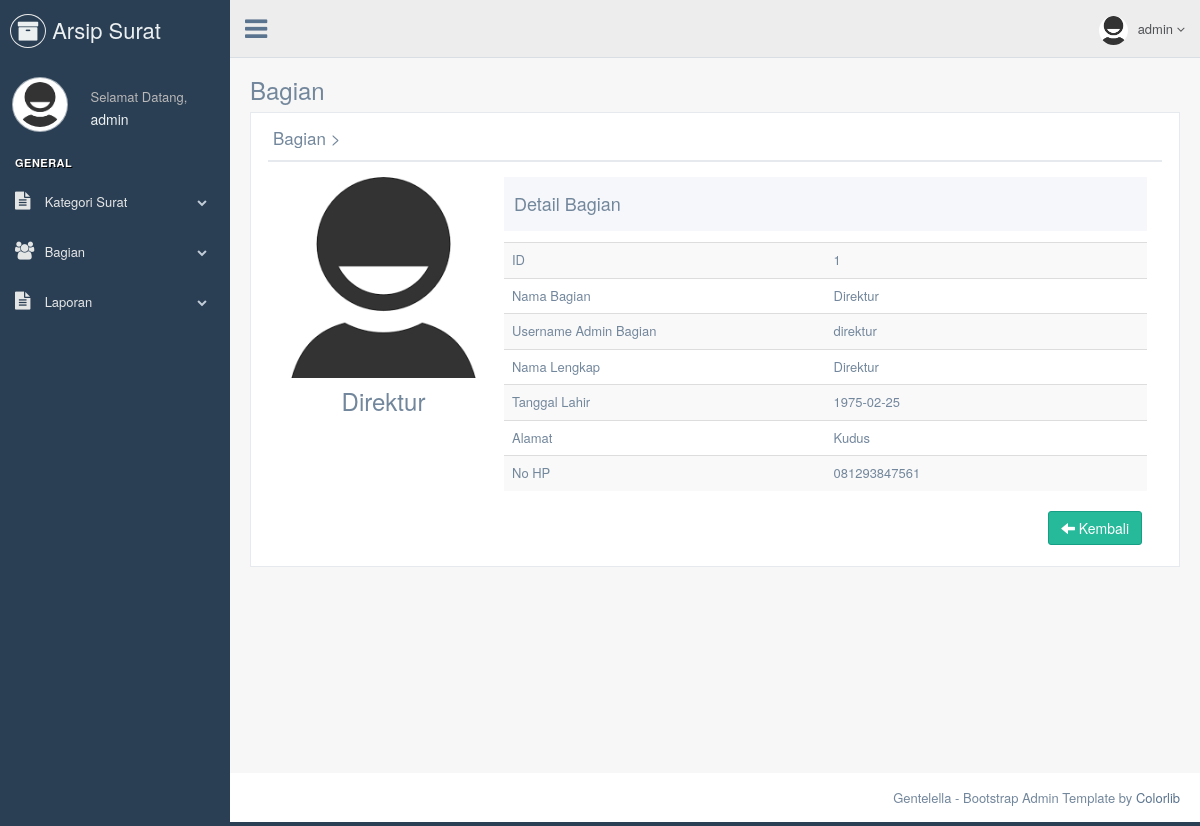
Screenshot of /admin/detail-bagian.php?id_bagian=1 (signed in) with the database file from the repository.
### tables this page shows
CREATE TABLE `tb_bagian` (
  `id_bagian` int(11) NOT NULL,
  `nama_bagian` varchar(120) NOT NULL,
  `username_admin_bagian` varchar(50) NOT NULL,
  `password_bagian` varchar(50) NOT NULL,
  `nama_lengkap` varchar(50) NOT NULL,
  `tanggal_lahir_bagian` date NOT NULL,
  `alamat` text NOT NULL,
  `no_hp_bagian` varchar(12) NOT NULL,
  `gambar` varchar(255) NOT NULL
);

### admin/detail-bagian.php (the view, shortened to what this page needs)
<!DOCTYPE html>
<html lang="en">
  <head>
    <link href="../assets/vendors/bootstrap/dist/css/bootstrap.min.css" rel="stylesheet">
    <link href="../assets/vendors/font-awesome/css/font-awesome.min.css" rel="stylesheet">
    <link href="../assets/vendors/nprogress/nprogress.css" rel="stylesheet">
    <link href="../assets/vendors/iCheck/skins/flat/green.css" rel="stylesheet">
    <link href="../assets/vendors/google-code-prettify/bin/prettify.min.css" rel="stylesheet">
    <link href="../assets/vendors/select2/dist/css/select2.min.css" rel="stylesheet">
    <link href="../assets/vendors/switchery/dist/switchery.min.css" rel="stylesheet">
    <link href="../assets/vendors/bootstrap-daterangepicker/daterangepicker.css" rel="stylesheet">
    <link href="../assets/vendors/bootstrap-datetimepicker/build/css/bootstrap-datetimepicker.css" rel="stylesheet">
    <link href="../assets/vendors/starrr/dist/starrr.css" rel="stylesheet">
    <link href="../assets/vendors/bootstrap-daterangepicker/daterangepicker.css" rel="stylesheet">
    <link href="../assets/build/css/custom.min.css" rel="stylesheet">
  </head>
  <body class="nav-md">
    <div class="container body">
      <div class="main_container">
        <?php
        include("sidebarmenu.php");
        ?>
        <?php
        include("header.php");
        ?>
        <div class="right_col" role="main">
          <div class="">
            <div class="page-title">
              <div class="title_left">
                <h3>Bagian</h3>
              </div>
            </div>
            <div class="clearfix"></div>
            <div class="row">
              <div class="col-md-12 col-sm-12 col-xs-12">
                <div class="x_panel">
                  <div class="x_title">
                    <h2>Bagian ><small>Detail Bagian</small></h2>
                    <div class="clearfix"></div>
                  </div>
                  <?php include '../koneksi/koneksi.php';
                     $id			= mysqli_real_escape_string($db,$_GET['id_bagian']);
                     $sql  		= "SELECT * FROM tb_bagian where id_bagian='".$id."'";
                     $query  	= mysqli_query($db, $sql);
                     $data 		= mysqli_fetch_array($query);?>
                  <div class="x_content">
                    <div class="col-md-3 col-sm-3 col-xs-12 profile_left">
                      <div class="profile_img">
                        <div id="crop-avatar">
                          <img class="img-responsive avatar-view" src="../bagian/images/<?php echo $data['gambar'];?>" alt="Avatar">
                        </div>
                      </div>
                      <h3 align="center"><?php echo $data['nama_bagian']?></h3>
                      <br />
                    </div>
                    <div class="col-md-9 col-sm-9 col-xs-12">
                      <div class="profile_title">
                        <div class="col-md-6">
                          <h2>Detail Bagian </h2>
                        </div>
                      </div>
                      <div class="x_content">
                    </div>
                    <table class="table table-striped">
                      <tbody>
                        <tr>
                          <td width="50%">ID</td>
                          <td><?php echo $data['id_bagian']?></td>
                        </tr>
                        <tr>
                          <td>Nama Bagian</td>
                          <td><?php echo $data['nama_bagian']?></td>
                        </tr>
                        <tr>
                          <td>Username Admin Bagian</td>
                          <td><?php echo $data['username_admin_bagian']?></td>
                        </tr>
                        <tr>
                          <td>Nama Lengkap</td>
                          <td><?php echo $data['nama_lengkap']?></td>
                        </tr>
                        <tr>
                          <td>Tanggal Lahir</td>
                          <td><?php echo $data['tanggal_lahir_bagian']?></td>
                        </tr>
                        <tr>
                          <td>Alamat</td>
                          <td><?php echo $data['alamat']?></td>
                        </tr>
                           <tr>
                          <td>No HP</td>
                          <td><?php echo $data['no_hp_bagian']?></td>
                        </tr>
                      </tbody>
                    </table>
                    <div class="text-right">
                   <a href="databagian.php" class="btn btn-success"><span class="glyphicon glyphicon-arrow-left"></span> Kembali</a></div>
                  </div>
                    </div>
                  </div>
                </div>
              </div>
            </div>
          </div>
        </div>
        <footer>
          <div class="pull-right">
            Gentelella - Bootstrap Admin Template by <a href="https://colorlib.com">Colorlib</a>
          </div>
          <div class="clearfix"></div>
        </footer>
      </div>
  </body>
</html>

### admin/sidebarmenu.php (shortened to what this page needs)
<?php
include '../koneksi/koneksi.php';
$sql      = "SELECT * FROM tb_admin where id_admin='" . $_SESSION['id'] . "'";
$query    = mysqli_query($db, $sql);
$data     = mysqli_fetch_array($query);
?>
<div class="col-md-3 left_col">
  <div class="left_col scroll-view">
    <div class="navbar nav_title" style="border: 0;">
      <a href="index.php" class="site_title"><i class="fa fa-archive"></i> <span> Arsip Surat Bonanza</span></a>
    </div>
    <div class="profile clearfix">
      <div class="profile_pic">
        <img src="images/<?php echo $data['gambar']; ?>" height="55" width="55" alt="" class="img-circle profile_img">
      </div>
      <div class="profile_info">
        <span>Selamat Datang,</span>
        <h2><?php echo $_SESSION['nama']; ?></h2>
      </div>
    </div>
    <br />
    <div id="sidebar-menu" class="main_menu_side hidden-print main_menu">
      <div class="menu_section">
        <h3>General</h3>
        <ul class="nav side-menu">
          <li><a><i class="fa fa-file-text"></i> Kategori Surat <span class="fa fa-chevron-down"></span></a>
          </li>
          <li><a><i class="fa fa-users"></i> Bagian <span class="fa fa-chevron-down"></span></a>
          </li>
          <li><a><i class="fa fa-file-text"></i> Laporan <span class="fa fa-chevron-down"></span></a>
          </li>
        </ul>
      </div>
    </div>
  </div>
</div>

### admin/header.php (shortened to what this page needs)
<?php
include '../koneksi/koneksi.php';
$sql  		= "SELECT * FROM tb_admin where id_admin='".$_SESSION['id']."'";
$query  	= mysqli_query($db, $sql);
$data 		= mysqli_fetch_array($query);
?>
        <div class="top_nav">
          <div class="nav_menu">
            <nav>
              <div class="nav toggle">
                <a id="menu_toggle"><i class="fa fa-bars"></i></a>
              </div>
              <ul class="nav navbar-nav navbar-right">
                <li class="">
                  <a href="javascript:;" class="user-profile dropdown-toggle" data-toggle="dropdown" aria-expanded="false">
                    <img src="images/<?php echo $data['gambar']; ?>" alt=""><?php echo $_SESSION['nama'];?>
                    <span class=" fa fa-angle-down"></span>
                  </a>
                </li>
              </ul>
            </nav>
          </div>
        </div>

### rows the page displays
tb_bagian: gambar (picture), nama_bagian "Direktur", id_bagian "1", username_admin_bagian "direktur", nama_lengkap "Direktur", tanggal_lahir_bagian "1975-02-25", alamat "Kudus", no_hp_bagian "081293847561"

### other values shown
$_SESSION['nama'] "admin"
